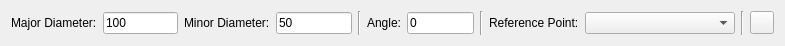
<?xml version="1.0" encoding="UTF-8"?>
<ui version="4.0">
 <class>EllipseDD</class>
 <widget class="QWidget" name="EllipseDD">
  <property name="geometry">
   <rect>
    <x>0</x>
    <y>0</y>
    <width>785</width>
    <height>46</height>
   </rect>
  </property>
  <layout class="QHBoxLayout">
   <item>
    <widget class="QLabel" name="MajorDiameterLabel">
     <property name="text">
      <string>Major Diameter:</string>
     </property>
     <property name="buddy">
      <cstring>MajorDiameter</cstring>
     </property>
    </widget>
   </item>
   <item>
    <widget class="RMathLineEdit" name="MajorDiameter">
     <property name="text">
      <string notr="true">100</string>
     </property>
    </widget>
   </item>
   <item>
    <widget class="QLabel" name="MinorDiameterLabel">
     <property name="text">
      <string>Minor Diameter:</string>
     </property>
     <property name="buddy">
      <cstring>MinorDiameter</cstring>
     </property>
    </widget>
   </item>
   <item>
    <widget class="RMathLineEdit" name="MinorDiameter">
     <property name="text">
      <string notr="true">50</string>
     </property>
    </widget>
   </item>
   <item>
    <widget class="Line" name="line">
     <property name="orientation">
      <enum>Qt::Vertical</enum>
     </property>
    </widget>
   </item>
   <item>
    <widget class="QLabel" name="AngleLabel">
     <property name="text">
      <string>Angle:</string>
     </property>
    </widget>
   </item>
   <item>
    <widget class="RMathLineEdit" name="Angle">
     <property name="maximumSize">
      <size>
       <width>100</width>
       <height>16777215</height>
      </size>
     </property>
     <property name="text">
      <string notr="true">0</string>
     </property>
     <property name="angle" stdset="0">
      <bool>true</bool>
     </property>
    </widget>
   </item>
   <item>
    <widget class="Line" name="line_2">
     <property name="orientation">
      <enum>Qt::Vertical</enum>
     </property>
    </widget>
   </item>
   <item>
    <widget class="QLabel" name="ReferencePointLabel">
     <property name="text">
      <string>Reference Point:</string>
     </property>
    </widget>
   </item>
   <item>
    <widget class="QComboBox" name="ReferencePoint">
     <property name="minimumSize">
      <size>
       <width>150</width>
       <height>0</height>
      </size>
     </property>
     <property name="ForceSaveIndex" stdset="0">
      <bool>true</bool>
     </property>
    </widget>
   </item>
   <item>
    <widget class="Line" name="line_3">
     <property name="orientation">
      <enum>Qt::Vertical</enum>
     </property>
    </widget>
   </item>
   <item>
    <widget class="QToolButton" name="Reset"/>
   </item>
  </layout>
 </widget>
 <customwidgets>
  <customwidget>
   <class>RMathLineEdit</class>
   <extends>QLineEdit</extends>
   <header>RMathLineEdit.h</header>
  </customwidget>
 </customwidgets>
 <resources/>
 <connections/>
</ui>
